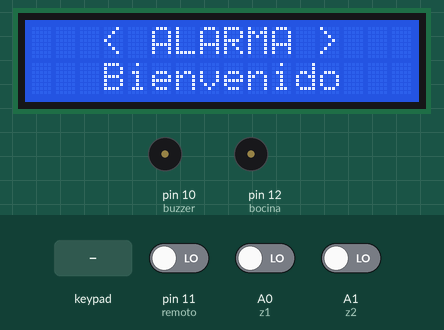
Simulated run of this sketch. Board: Arduino Uno, built with avr-gcc and run on an emulated ATmega328P. On the bench: 16×2 character LCD, buzzer (waves = sounding, pin HIGH). The inputs (shaded band) are chosen by the test bench; at power-on: pin 11 (remoto) LOW, A0 (z1) LOW, A1 (z2) LOW.

Above: at 1.2 s.
1.3 s: keypad keys 1 2 3 4 5 6 * pressed 0.4 s apart
At 4.9 s:
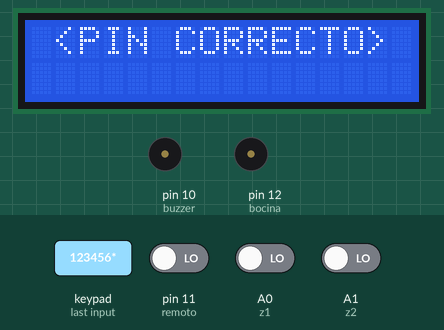
5.6 s: key '1' pressed
At 6.4 s:
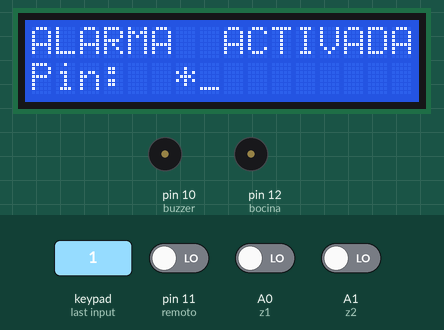
7.3 s: pin 11 (remoto) driven HIGH
At 9.1 s:
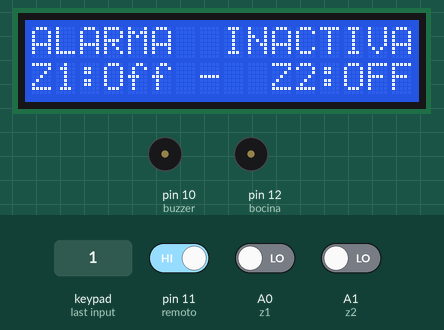
10.2 s: key '2' pressed
At 11.2 s:
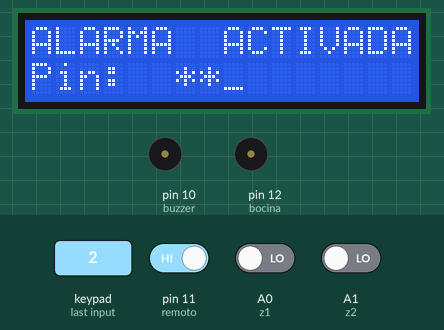
13.0 s: key 'A' pressed
16.0 s: keypad keys * * * * * * pressed 0.4 s apart
At 21.2 s:
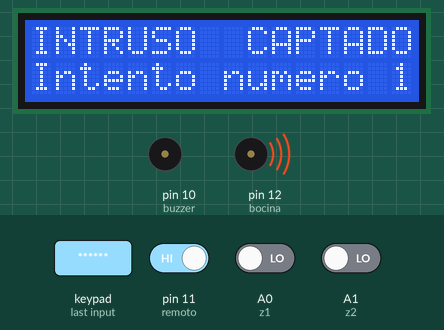
Timing chart, 0 to 24.4 s (numbered marks = the images above; inputs shaded):
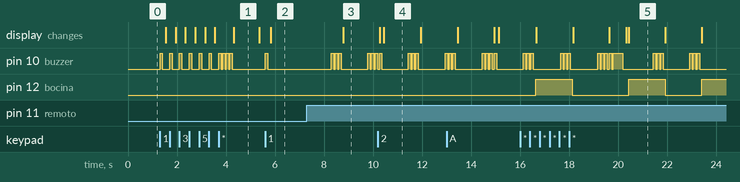

Measured:
- after the input at 1.3 s, pin 10 (buzzer): goes 6 × (HIGH 0.10 s, LOW 0.30 s), 3 × (HIGH 0.10 s, LOW 0.05 s), HIGH 0.10 s, then LOW, starting at once; the display: first changes after 0.23 s (image 1 shows a later state)
- after the input at 5.6 s, pin 10 (buzzer): LOW → HIGH at once, → LOW 0.10 s later; the display: changes after 0.23 s (image 2)
- after the input at 7.3 s, the display: changes after 1.5 s (image 3)
- after the input at 10.2 s, the display: first differs from a run without the input after 0.24 s (image 4)
- after the input at 16.0 s, the display: first differs from a run without the input after 3.6 s (image 5 shows a later state)
- what the display in image 1 shows lasts 1.1 s, from 4.3 s to 5.4 s
- what the display in image 4 shows lasts 1.5 s, from 10.4 s to 11.9 s

The sketch:

Keypad_beta9.ino
```cpp
#include <Password.h> //Incluimos la libreria Password
#include <Keypad.h> //Incluimos la libreria Keypad
#include <Wire.h>
#include <LiquidCrystal_I2C.h>
LiquidCrystal_I2C lcd(0x27, 16, 2);
Password password = Password("123456");  //Definimos el Password
Password puk = Password("654321");  //Definimos el puk
int dlugosc = 6;//Largo del Password
int estado = 0; //estados de la alarma desactivada 0/ activada 1
int pinpul = 0;
int buzzer = 10; //Creamos las Variables de salida
int z1 = A0 ;
int vz1 = 0;
int z2 = A1;
int vz2 = 0;
int bocina = 12;
int remoto = 11;
int ilosc; //Numero de Clicks
int npasse; //Numeros de veces que se envio al pass a comprobar
const byte ROWS = 4; // Cuatro Filas
const byte COLS = 4; // Cuatro Columnas

// Definimos el Keymap
char keys[ROWS][COLS] = {
  {'1', '2', '3', 'A'},
  {'4', '5', '6', 'B'},
  {'7', '8', '9', 'C'},
  {'*', '0', '#', 'D'}
};
byte rowPins[ROWS] = { 9, 8, 7, 6 }; // Conectar los keypads ROW1, ROW2, ROW3 y ROW4 a esos Pines de Arduino.
byte colPins[COLS] = { 5, 4, 3, 2, }; // Conectar los keypads COL1, COL2, COL3 y COL4 a esos Pines de Arduino.
Keypad keypad = Keypad( makeKeymap(keys), rowPins, colPins, ROWS, COLS );
void setup() {
  pinMode(buzzer, OUTPUT);
  pinMode(bocina, OUTPUT);
  pinMode(remoto, INPUT);
  Wire.begin();
  lcd.init();
  lcd.backlight();
  lcd.clear();
  lcd.setCursor(3, 0);
  lcd.print("< ALARMA >");
  lcd.setCursor(3, 1);
  lcd.print("Bienvenido");
  Serial.begin(9600);
  keypad.addEventListener(keypadEvent);
}
void loop() {
  keypad.getKey();
  alarmas();
  if(digitalRead(remoto)==HIGH){delay(1000);buzzerb();alarma();}
}
void keypadEvent(KeypadEvent eKey) {
  switch (keypad.getState()) {
    /*case IDLE:
      delay(5000);
      alarmas();
      break;*/
    case PRESSED://Cada vez que se preciona una tecla suena el buzzer
      for (int i = 1; i <= 1; i++ ) {
        digitalWrite(buzzer, HIGH);
        delay(100);
        digitalWrite(buzzer, LOW);
        delay(50);
      }
      switch (eKey) {
        case '*'://al precionar * se envia a verificar la pass
          if (npasse >= 3) {
            ilosc = 0;
            checkpuk();
          }
          else {
            ilosc = 0;
            checkPassword();
          }
          break;
        case '#': //borrar la pass mientras se escribe
           if (npasse >= 3) {
              puk.reset();
              imppasslcd();
              ilosc = 0;
            }
            else {
              password.reset();
              imppasslcd();
              ilosc = 0;
            }
          break;
        case 'A'://activa vz1/desactiva vz1
        if(pinpul!=1){
          switch(vz1){
            case 0:
              vz1=1;lcdzonas();break;
            case 1:
              vz1=0;lcdzonas();break;
            }
        }break;
        case 'B'://activa vz1/desactiva vz1
        if(pinpul!=1){
          switch(vz2){
            case 0:
              vz2=1;lcdzonas();break;
            case 1:
              vz2=0;lcdzonas();break;
            }
        }break;
        default://si se preciona cualquier numero
          if(ilosc<6){
            if (npasse >= 3) {
              ilosc ++;
              puk.append(eKey);
            }
            else {
              ilosc ++;
              password.append(eKey);
            }
          }
          else{break;}
      }
  }
  /////////////////////////MOSTRAR PASSWORD EN LCD//////////////////////////
  switch (ilosc) { //depende cuantas veces se preciono
    case 1:
      imppasslcd();
      lcd.setCursor(6,1);
      lcd.print("*_");
      break;
    case 2:
      imppasslcd();
      lcd.setCursor(6,1);
      lcd.print("**_");
      break;
    case 3:
      imppasslcd();
      lcd.setCursor(6,1);
      lcd.print("***_");
      break;
    case 4:
      imppasslcd();
      lcd.setCursor(6,1);
      lcd.print("****_");
      break;
    case 5:
      imppasslcd();
      lcd.setCursor(6,1);
      lcd.print("*****_");
      break;
    case 6:
      imppasslcd();
      lcd.setCursor(6,1);
      lcd.print("******");
      break;
      default:break;
  }
  ///////////////////////MOSTRAR PASSWORD EN LCD//////////////////////////
}
void checkPassword() {
  if (password.evaluate()) { //si la contraseña es correcta
    buzzerb();
    npasse = 0;//resetea al numero de veces que se envio la pass incorrectamente
    password.reset();//resetea el password para que no quede en memoria
    lcd.clear();
    lcd.setCursor(1, 0);
    lcd.print("<PIN CORRECTO>");//muestra que el pin es correcto
    delay(1000);//espera 2 segundo prendido
    alarma();
  }
  else{ //SI LA CONTRASEÑA ES INCORRECTA
    buzzerm();
    npasse ++;//suma uno al contador de contraseña incorrecta
    password.reset();
    switch (npasse) { //depende cuantas veces llego a ser incorrecta la clave
      case 1:
        passinc();//muestra el herror en el lcd
        lcd.print("Intento numero 1");
        delay(100);
        break;
      case 2:
        passinc();//muestra el herror en el lcd
        lcd.print("Intento numero 2");
        delay(100);
        break;
      case 3:
        passinc();//muestra el herror en el lcd
        lcd.print("Intento numero 3");
        delay(1000);
        lcd.clear();
        mostrarpuk();
        break;
    }
  }
}
void checkpuk() {
  if (puk.evaluate()) { //si el es correcta
    buzzerb();
    npasse = 0;//resetea al numero de veces que se envio la pass incorrectamente
    puk.reset();//resetea el password para que no quede en memoria
    password.reset();
    lcd.clear();
    lcd.setCursor(1, 0);
    lcd.print("<PUK CORRECTO>");//muestra que el puk es correcto
    delay(1000);
    alarma();
  }
  else {
    buzzerm();
    puk.reset();
    password.reset();
    lcd.clear();
    lcd.setCursor(0, 0);
    lcd.print("<PUK INCORRECTO>");
    lcd.setCursor(0, 1);
    lcd.print("Intente de nuevo");
  }
}
void buzzerm(){
  for (int i = 1; i <= 1; i++ ) { //SUENA EL BUZZER  1 VEZ
    digitalWrite(buzzer, HIGH);
    delay(400);
    digitalWrite(buzzer, LOW);
    delay(100);}
}
void buzzerb(){
  for (int i = 1; i <= 3 ; i++ ) { //hace sonar 3 veces el buzzer
    digitalWrite(buzzer, HIGH);
    delay(100);
    digitalWrite(buzzer, LOW);
    delay(50);}
}
void imppasslcd() {
  lcd.clear();
  lcd.setCursor(0,1);
  if (npasse >= 3) {lcd.print("Puk:");}
  else {lcd.print("Pin:");}
  if (npasse >= 3) {mostrarpuk();}
  else if(estado==1){lcdalarmas();}
  else if(pinpul==1){lcdalarmaa();}
  else if(pinpul==0){lcdalarmad();}
}
void lcdalarmaa() {
  lcd.setCursor(0, 0);
  lcd.print("ALARMA  ACTIVADA");
}
void lcdalarmad() {
  lcd.setCursor(0, 0);
  lcd.print("ALARMA  INACTIVA");
}
void lcdalarmas() {
  lcd.setCursor(0, 0);
  lcd.print("INTRUSO  CAPTADO");
}
void passinc() {
  lcd.setCursor(0, 0);
  lcd.print("<PIN INCORRECTO>");
  lcd.setCursor(0, 1);
}
void mostrarpuk(){
  lcd.setCursor(2, 0);
  lcd.print("INGRESE PUK");
}
void alarma() {
  pinpul++;
  switch(pinpul){
    case 1:
        lcdzonas();
        lcdalarmaa();
        break;
    case 2:
      lcdzonas();
      lcdalarmad();
      digitalWrite(bocina, LOW);
      pinpul=0;
      estado=0;
      break;
  }
}
void alarmas(){
  if(vz1==1 && vz2==0 && pinpul==1 && digitalRead(z1)==LOW){
      alarmasr();}
  if(vz1==0 && vz2==1 && pinpul==1 && digitalRead(z2)==LOW){
      alarmasr();}
  if(vz1==1 && vz2==1 && pinpul==1 && (digitalRead(z2)==LOW || digitalRead(z1)==LOW)){
      alarmasr();}
  else if(vz1==0 && vz2==0 && pinpul==1 && (digitalRead(z2)==LOW || digitalRead(z1)==LOW)){
      digitalWrite(bocina, LOW);}
}
void alarmasr(){
  digitalWrite(bocina, HIGH);
  lcdalarmas();
  estado=1;
}
void lcdzonas(){
  if(vz1==0 && vz2==0){
    lcd.setCursor(0,1);
    lcd.print("Z1:Off -  Z2:OFF");
  }
  if(vz1==1 && vz2==0){
    lcd.setCursor(0,1);
    lcd.print("Z1:ON  -  Z2:OFF");
    }
  if(vz1==0 && vz2==1){
    lcd.setCursor(0,1);
    lcd.print("Z1:Off -  Z2:ON ");
    }
  if(vz1==1 && vz2==1){
    lcd.setCursor(0,1);
    lcd.print("Z1:ON  -  Z2:ON ");
    }
}
```
